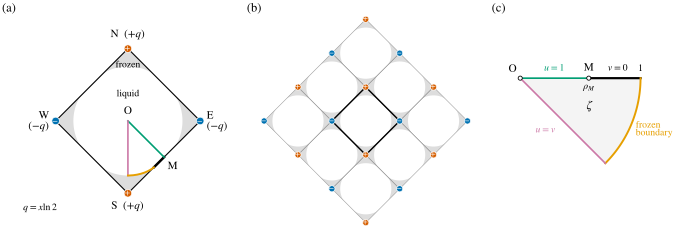

Generate this figure with Python:
"""Fig. 3: corner charges, their reflected checkerboard, and the hodograph domain."""
import sys, numpy as np, matplotlib.pyplot as plt
from matplotlib.patches import Polygon, Wedge
from scipy.optimize import brentq
sys.path.insert(0, "../src")
from style import *
from exact_sol import solve
from frozen_boundary import arctic
from elliptic_sol import Sol
X0 = 0.8
lj = brentq(lambda l: solve(1 + np.exp(l))["x"] - X0, -12, 11, xtol=1e-10); u, v = arctic(1 + np.exp(lj))
rM = brentq(lambda r: Sol(r).x() - X0, 0.05, 0.95, xtol=1e-10)
U = np.concatenate([[0], u, v[::-1], [0]]); V = np.concatenate([[0], v, u[::-1], [0]])     # frozen corner at S, square [0,2]^2
rot = lambda a, b: (np.asarray(a) - np.asarray(b), np.asarray(a) + np.asarray(b))           # S bottom, E right, N top, W left
C_EDGE, C_AXIS, C_DIAG, C_ARC = "k", GREEN, PURPLE, ORANGE
def diamond(ax, a0=0, b0=0, lw=0.8, fill=True, ec="k", zo=3):
    ax.plot(*rot([a0, a0 + 2, a0 + 2, a0, a0], [b0, b0, b0 + 2, b0 + 2, b0]), "-", color=ec, lw=lw, zorder=zo)
    if fill:
        for (a, b) in ((U, V), (2 - U, V), (U, 2 - V), (2 - U, 2 - V)):
            ax.add_patch(Polygon(np.c_[rot(a0 + a, b0 + b)], fc=C_FROZEN, ec="none", zorder=1))
def charge(ax, a, b, s, ms=5.5):
    x, y = rot(a, b); c = C_POS if s > 0 else C_NEG
    ax.plot([x], [y], "o", ms=ms, mfc=c, mec="w", mew=0.5, zorder=5, clip_on=False)
    ax.text(x, y - 0.02, "$+$" if s > 0 else "$-$", color="w", ha="center", va="center", fontsize=6, zorder=6)
fig = plt.figure(figsize=(TEXTW, 2.45)); Y = 0.965
# (a) one diamond
ax = fig.add_axes([0.03, 0.02, 0.31, 0.92]); fig.text(0.005, Y, "(a)", fontsize=9, va="top")
diamond(ax)
ds = u[np.argmin(v)]; ax.plot(*rot([ds, 1], [0, 0]), "-", color=C_EDGE, lw=1.8, zorder=4); ax.plot(*rot([1, 1], [0, 1]), "-", color=C_AXIS, lw=1.2, zorder=4)
dd = u[np.argmin(abs(u - v))]; ax.plot(*rot([dd, 1], [dd, 1]), "-", color=C_DIAG, lw=1.2, zorder=4); ax.plot(*rot(u, v), "-", color=C_ARC, lw=1.4, zorder=4)
for (a, b, s) in ((0, 0, 1), (2, 2, 1), (2, 0, -1), (0, 2, -1)): charge(ax, a, b, s)
ax.text(0, -0.22, r"S  $(+q)$", ha="center", va="top"); ax.text(0, 4.22, r"N  $(+q)$", ha="center", va="bottom")
ax.text(2.18, 2.0, "E\n$(-q)$", ha="left", va="center", linespacing=1.1)
ax.text(-2.18, 2.0, "W\n$(-q)$", ha="right", va="center", linespacing=1.1); ax.text(-2.9, -0.55, r"$q=x\ln 2$", ha="left", va="bottom", fontsize=7)
ax.text(1.1, 0.9, "M", ha="left", va="top"); ax.text(0, 2.12, "O", ha="center", va="bottom")
ax.text(0, 2.75, "liquid", ha="center", va="center", fontsize=7); ax.text(0, 3.55, "frozen", ha="center", va="center", fontsize=7)
ax.set_xlim(-3.0, 3.0); ax.set_ylim(-0.75, 4.75); ax.set_aspect("equal"); ax.axis("off")
# (b) reflected checkerboard
ax = fig.add_axes([0.37, 0.02, 0.31, 0.92]); fig.text(0.355, Y, "(b)", fontsize=9, va="top")
R = (-1, 0, 1)
for i in R:
    for j in R: diamond(ax, 2 * i, 2 * j, lw=0.4, ec=GREY)
diamond(ax, 0, 0, lw=1.0, fill=False, zo=4)
for i in range(-1, 3):
    for j in range(-1, 3): charge(ax, 2 * i, 2 * j, (-1) ** (i + j), ms=4.5)
ax.set_xlim(-6.4, 6.4); ax.set_ylim(-4.6, 8.6); ax.set_aspect("equal"); ax.axis("off")
# (c) hodograph sector
ax = fig.add_axes([0.72, 0.10, 0.27, 0.80]); fig.text(0.705, Y, "(c)", fontsize=9, va="top")
ax.add_patch(Wedge((0, 0), 1, -45, 0, fc="#F4F4F4", ec="none"))
th = np.linspace(-np.pi / 4, 0, 100)
ax.plot([0, rM], [0, 0], "-", color=C_AXIS, lw=1.2); ax.plot([rM, 1], [0, 0], "-", color=C_EDGE, lw=1.6)
ax.plot(np.cos(th), np.sin(th), "-", color=C_ARC, lw=1.4); ax.plot([0, np.cos(np.pi / 4)], [0, -np.sin(np.pi / 4)], "-", color=C_DIAG, lw=1.2)
ax.plot([0, rM], [0, 0], "o", ms=3, mfc="w", mec="k", mew=0.6, zorder=5)
ax.text(-0.03, 0.03, "O", ha="right", va="bottom"); ax.text(rM, 0.04, "M", ha="center", va="bottom")
ax.text(rM / 2, 0.04, "$u=1$", ha="center", va="bottom", fontsize=7, color=C_AXIS); ax.text((1 + rM) / 2 + 0.03, 0.04, "$v=0$", ha="center", va="bottom", fontsize=7)
ax.text(0.30, -0.40, "$u=v$", ha="right", va="top", fontsize=7, color=C_DIAG)
ax.text(0.96, -0.42, "frozen\nboundary", ha="left", va="center", fontsize=7, color=C_ARC, linespacing=0.9)
ax.text(0.58, -0.24, r"$\zeta$", ha="center", va="center", fontsize=9); ax.text(1.0, 0.04, "1", ha="center", va="bottom", fontsize=7); ax.text(rM, -0.04, r"$\rho_M$", ha="center", va="top", fontsize=7)
ax.set_xlim(-0.15, 1.42); ax.set_ylim(-0.85, 0.22); ax.set_aspect("equal"); ax.axis("off")
save(fig, "fig3_corner_charges")
print("rho_M =", rM)
